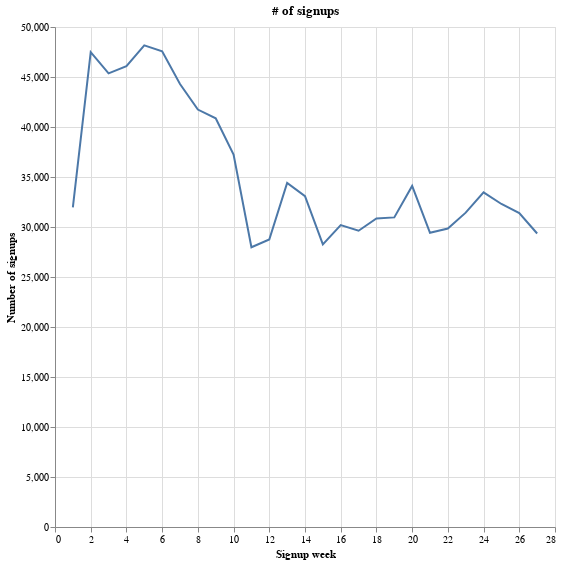

Notebook source saved alongside this figure:
### Markdown cell above
## Part 1. Problem description

### Code cell
df = pd.read_csv("low_promo_code.csv")

# total signups daily.
df["user_created"] = pd.to_datetime(df["user_created"]).dt.date
df = df.loc[df["user_created"] < pd.to_datetime("2020-07-05"), :]

df["user_created"] = pd.to_datetime(df["user_created"]).dt.week

df = df.groupby(["user_created"])["user_id"].agg("nunique").reset_index()

df["user_created"] = df["user_created"].astype(str)

alt.Chart(df).mark_line().encode(
    x=alt.X("user_created:Q", axis=alt.Axis(title="Signup week")),
    y=alt.Y("user_id:Q", axis=alt.Axis(title="Number of signups")),
).properties(width=500, height=500, title="# of signups")

### Figure 1 — Vega-Lite specification as saved in the notebook (floating-point values rounded to 4 significant figures)
{"config": {"view": {"continuousWidth": 400, "continuousHeight": 300}}, "data": {"name": "data-caf5c5c59f80e2a1a91615710b26a009"}, "mark": "line", "encoding": {"x": {"type": "quantitative", "axis": {"title": "Signup week"}, "field": "user_created"}, "y": {"type": "quantitative", "axis": {"title": "Number of signups"}, "field": "user_id"}}, "height": 500, "title": "# of signups", "width": 500, "$schema": "https://vega.github.io/schema/vega-lite/v4.0.2.json", "datasets": {"data-caf5c5c59f80e2a1a91615710b26a009": [{"user_created": "1", "user_id": 31960}, {"user_created": "2", "user_id": 47484}, {"user_created": "3", "user_id": 45360}, {"user_created": "4", "user_id": 46078}, {"user_created": "5", "user_id": 48167}, {"user_created": "6", "user_id": 47567}, {"user_created": "7", "user_id": 44304}, {"user_created": "8", "user_id": 41747}, {"user_created": "9", "user_id": 40865}, {"user_created": "10", "user_id": 37243}, {"user_created": "11", "user_id": 27978}, {"user_created": "12", "user_id": 28752}, {"user_created": "13", "user_id": 34417}, {"user_created": "14", "user_id": 33079}, {"user_created": "15", "user_id": 28260}, {"user_created": "16", "user_id": 30192}, {"user_created": "17", "user_id": 29625}, {"user_created": "18", "user_id": 30856}, {"user_created": "19", "user_id": 30962}, {"user_created": "20", "user_id": 34110}, {"user_created": "21", "user_id": 29422}, {"user_created": "22", "user_id": 29851}, {"user_created": "23", "user_id": 31434}, {"user_created": "24", "user_id": 33461}, {"user_created": "25", "user_id": 32302}, {"user_created": "26", "user_id": 31399}, {"user_created": "27", "user_id": 29347}]}}
